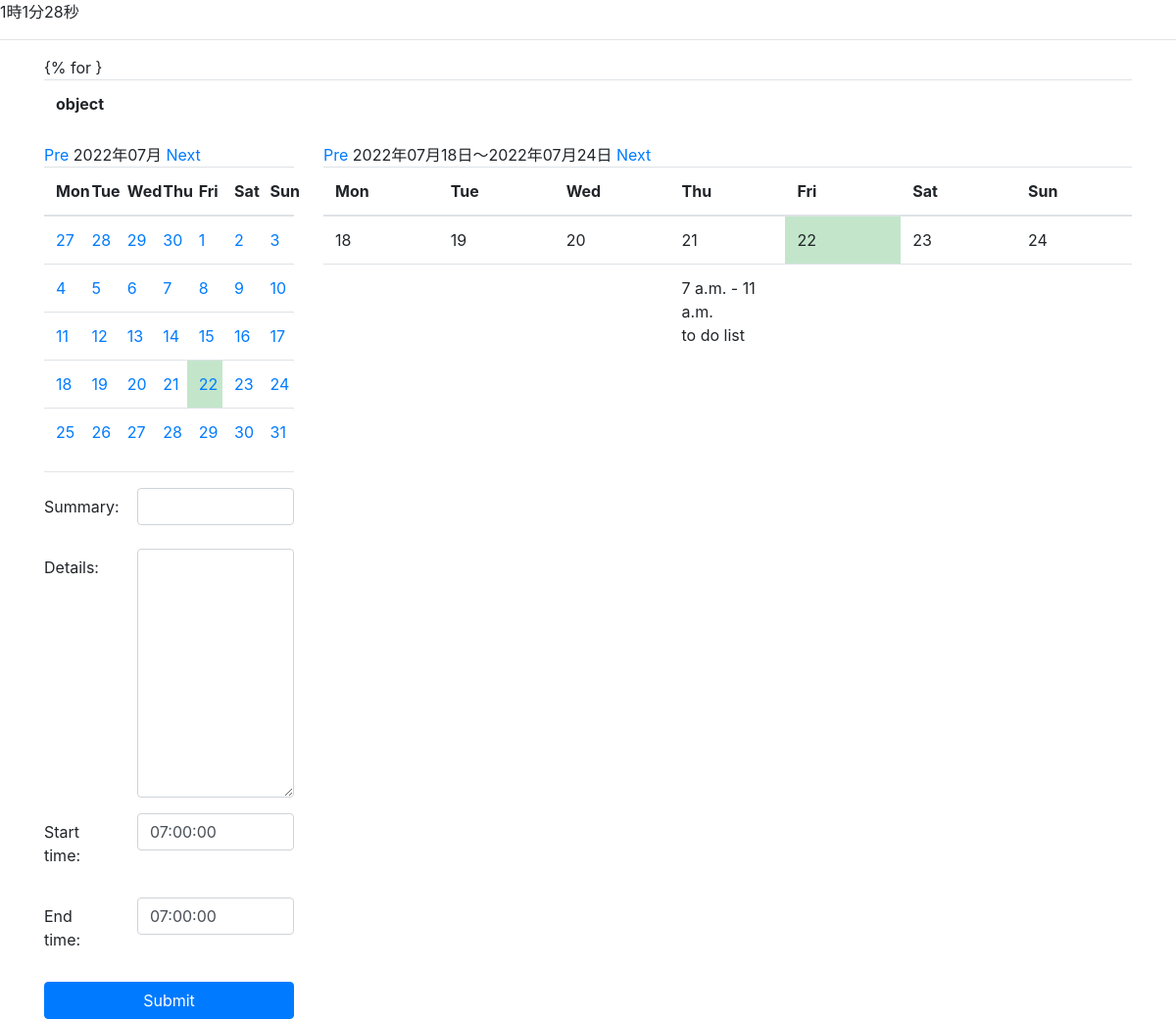
Page /mycalendar/business_calendar/ on the committed database.
### mycalendar/models.py (models this page shows, shortened)
class Schedule(models.Model):
    summary = models.CharField('Summary', max_length=50,null=True)
    description = models.TextField('details', blank=True)
    start_time = models.TimeField('start time', default=datetime.time(7, 0, 0))
    end_time = models.TimeField('end time', default=datetime.time(7, 0, 0))
    date = models.DateField('date')
    created_at = models.DateTimeField('create date', default=timezone.now)

### mycalendar/views.py (the view, shortened to what this page needs)
# urls.py: path('business_calendar/', views.BusinessCalendar.as_view(), name='business_calendar'),
class BusinessCalendar(mixins.MonthCalendarMixin, mixins.WeekWithScheduleMixin, generic.CreateView):
    template_name = 'mycalendar/business_calendar.html'
    model = Schedule
    date_field = 'date'
    form_class = BS4ScheduleForm
    def get_context_data(self, **kwargs):
        context = super().get_context_data(**kwargs)
        week_calendar_context = self.get_week_calendar()
        month_calendar_context = self.get_month_calendar()
        context.update(week_calendar_context)
        context.update(month_calendar_context)
        return context

### mycalendar/forms.py (shortened to what this page needs)
class BS4ScheduleForm(forms.ModelForm):
    class Meta:
        model = Schedule
        fields = ('summary', 'description', 'start_time', 'end_time')
        widgets = {
            'summary': forms.TextInput(attrs={
                'class': 'form-control',
            }),
            'description': forms.Textarea(attrs={
                'class': 'form-control',
            }),
            'start_time': forms.TextInput(attrs={
                'class': 'form-control',
            }),
            'end_time': forms.TextInput(attrs={
                'class': 'form-control',
            }),
        }

### mycalendar/mixins.py (called while the page is built)
    def setup_calendar(self):
        self._calendar = calendar.Calendar(self.first_weekday)

    def get_week_names(self):
        week_names = deque(self.week_names)
        week_names.rotate(-self.first_weekday)
        return week_names

    def get_previous_month(self, date):
        if date.month == 1:
            return date.replace(year=date.year-1, month=12, day=1)
        else:
            return date.replace(month=date.month-1, day=1)

    def get_next_month(self, date):
        if date.month == 12:
            return date.replace(year=date.year+1, month=1, day=1)
        else:
            return date.replace(month=date.month+1, day=1)

    def get_month_days(self, date):
        return self._calendar.monthdatescalendar(date.year, date.month)

    def get_current_month(self):
        month = self.kwargs.get('month')
        year = self.kwargs.get('year')
        if month and year:
            month = datetime.date(year=int(year), month=int(month), day=1)
        else:
            month = datetime.date.today().replace(day=1)
        return month

    def get_month_calendar(self):
        self.setup_calendar()
        current_month = self.get_current_month()
        calendar_data = {
            'now': datetime.date.today(),
            'month_days': self.get_month_days(current_month),
            'month_current': current_month,
            'month_previous': self.get_previous_month(current_month),
            'month_next': self.get_next_month(current_month),
            'week_names': self.get_week_names(),
        }
        return calendar_data

### mycalendar/templates/mycalendar/business_calendar.html (shortened to what this page needs)
{% extends 'mycalendar/base.html' %}
{% block content %}
    <div class="row">
        <div class="col-md-3">
            {% include 'mycalendar/includes/month.html' %}
            <hr>
            <form action="" method="POST">
                {% for field in form %}
                    <div class="form-group row">
                        <label for="{{ field.id_for_label }}"
                               class="col-sm-4 col-form-label">{{ field.label_tag }}</label>
                        <div class="col-sm-8">
                            {{ field }}
                        </div>
                    </div>
                {% endfor %}
                <button type="submit" class="btn btn-primary btn-block">Submit</button>
            </form>
        </div>
        <div class="col-md-9">
            {% include 'mycalendar/includes/week.html' %}
        </div>
    </div>
{% endblock %}
{% block extrajs %}
    <link rel="stylesheet" type="text/css"
          href="https://cdnjs.cloudflare.com/ajax/libs/timedropper/1.0/timedropper.min.css">
{% endblock %}

### mycalendar/templates/mycalendar/includes/week.html (shortened to what this page needs)
<a href="{% url 'mycalendar:business_calendar' week_previous.year week_previous.month  week_previous.day %}">Pre</a>
{{ week_first | date:"Y年m月d日" }}〜{{ week_last | date:"Y年m月d日" }}
<a href="{% url 'mycalendar:business_calendar' week_next.year week_next.month  week_next.day %}">Next</a>
<table class="table" style="table-layout: fixed;">
    <thead>
        <tr>
            {% for w in week_names %}
                <th>{{ w }}</th>
            {% endfor %}
        </tr>
        </thead>
    <tbody>
    <tr>
        {% for day in week_days %}
            {% if now == day %}
                <td class="table-success">
                    {% else %}
                <td>
            {% endif %}
        {% if week_first.month != day.month %}
            {{ day | date:"m/d" }}
        {% else %}
            {{ day.day }}
        {% endif %}
        </td>
        {% endfor %}
    </tr>
    <tr>
        {% for schedules in week_day_schedules.values %}
            <td>
                {% for s in schedules %}
                    {{ s.start_time }} - {{ s.end_time }}<br>
                    {{ s.summary }}<br>
                {% endfor %}
            </td>
        {% endfor %}
    </tr>
    </tbody>
</table>

### rows in the picture
Schedule: start_time "7 a.m.", end_time "11 a.m.", summary "to do list"

### other values in the picture
{{ month_current | date:"Y年m月" }} "2022年07月"
{{ w }} "Mon" "Tue" "Wed" "Thu" "Fri" "Sat" "Sun"
{{ day.day }} "27" "28" "29" "30" "1" "2" "3" "4" "5" "6" "7" "8" "9" "10" "11" "12" "13" "14" "15" "16" "17" "18" "19" "20" "21" "22" "23" "24" "25" "26" "27" "28" "29" "30" "31"
{{ field.label_tag }} "Summary:" "Details:" "Start time:" "End time:"
{{ week_first | date:"Y年m月d日" }} "2022年07月18日"
{{ week_last | date:"Y年m月d日" }} "2022年07月24日"
{{ day.day }} "18" "19" "20" "21" "22" "23" "24"
